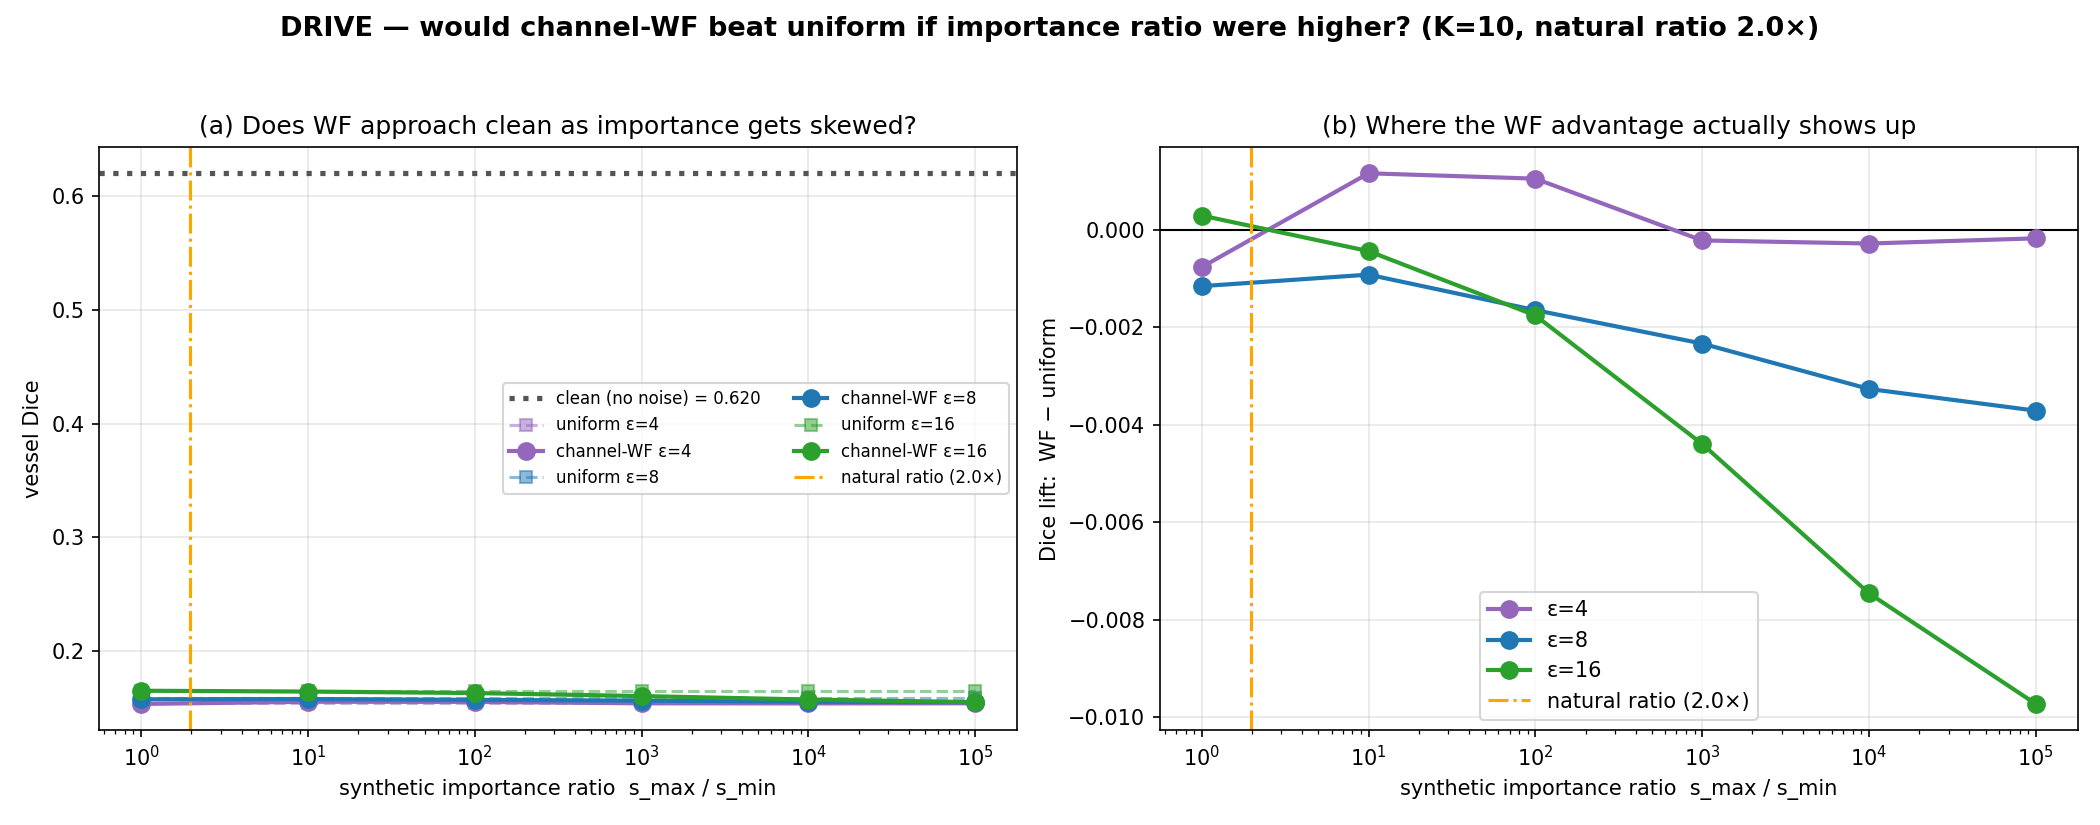

Generate this figure with Python:
"""
Importance-ratio ablation: does channel-WF beat uniform if the importance
spectrum were artificially steeper?

We reuse the trained DRIVE teacher from drive_local_demo.py, then for each
ratio R ∈ {1, 10, 100, 1000, 10000, 100000} we *synthesize* an importance
vector that:
  - preserves the original ranking from the teacher's bottleneck gradients
  - geometrically interpolates magnitudes from 1 (least) to R (most)

So R=1.8 reproduces our observed natural spectrum. R=1 collapses WF to
uniform. R=10⁵ is the most extreme skew we can realistically test.

For each R we run the same noise probe (clean / uniform / channel_WF) at
ε ∈ {4, 8, 16} and compare. Output: numbers + plot.

The key question: at what R does WF actually pull away from uniform — and
when it does, does it approach clean, or just get less bad?
"""

import json
import sys
import time
from pathlib import Path

import numpy as np
import torch
from torch.utils.data import DataLoader

sys.path.insert(0, str(Path(__file__).parent))
from drive_local_demo import (
    DriveDataset, TinyUNet, train_teacher, evaluate_vessel_dice,
    compute_importance, collect_caps, noise_probe,
)


# --------------------------------------------------------------------------
# Synthesise importance with controlled ratio
# --------------------------------------------------------------------------

def synthesize_importance(original: torch.Tensor, ratio: float) -> torch.Tensor:
    """
    Preserve the original importance ranking; replace magnitudes with a
    geometric sweep from 1 (least important) to `ratio` (most important).
    """
    if ratio <= 1.0:
        return torch.ones_like(original)
    C = original.shape[0]
    rank_order = torch.argsort(original, descending=True)        # most-important first
    new_imp = torch.empty_like(original)
    for i, ch in enumerate(rank_order.tolist()):
        # i=0       → most important → value = ratio
        # i=C-1     → least           → value = 1
        new_imp[ch] = ratio ** ((C - 1 - i) / (C - 1))
    return new_imp


def main():
    device = "mps" if torch.backends.mps.is_available() else "cpu"
    torch.manual_seed(0); np.random.seed(0)
    print(f"Device: {device}")

    # ----------------------------------------------------------------------
    # Load data + train teacher (reuse drive_local_demo's pieces)
    # ----------------------------------------------------------------------
    print("\n[1/4] Loading DRIVE + training teacher (same as drive_local_demo)...")
    train_ds = DriveDataset("train", size=96)
    val_ds   = DriveDataset("val",   size=96)
    train_loader = DataLoader(train_ds, batch_size=4, shuffle=True)
    val_loader   = DataLoader(val_ds,   batch_size=4, shuffle=False)

    teacher = TinyUNet(in_ch=3, num_classes=2, base=32).to(device)
    train_teacher(teacher, train_loader, n_epochs=60, lr=1e-3, device=device)
    clean_dice = evaluate_vessel_dice(teacher, val_loader, device)
    print(f"  clean teacher vessel Dice = {clean_dice:.4f}")

    # ----------------------------------------------------------------------
    # Importance + caps
    # ----------------------------------------------------------------------
    print("\n[2/4] Get natural importance + caps...")
    natural = compute_importance(teacher, train_loader, device)
    caps    = collect_caps(teacher, train_loader, device)
    nat_ratio = float(natural.max() / natural.min())
    print(f"  natural importance ratio = {nat_ratio:.2f}×  (this is what 'real' DRIVE gives us)")

    # ----------------------------------------------------------------------
    # Sweep
    # ----------------------------------------------------------------------
    print("\n[3/4] Sweeping synthetic importance ratios...")
    ratios = [1.0, 10.0, 100.0, 1000.0, 10000.0, 100000.0]
    epsilons = [4.0, 8.0, 16.0]
    K = 10

    table = {}
    for R in ratios:
        synth = synthesize_importance(natural, R).to(device)
        actual_ratio = float(synth.max() / synth.min())

        torch.manual_seed(42)                            # same noise draw across R
        means, sigma_table = noise_probe(
            teacher, val_loader, synth, caps, device, epsilons, K=K,
        )
        for e in epsilons:
            sw = sigma_table[e]["channel_WF"]
            top10 = torch.argsort(synth, descending=True)[:10]
            bot10 = torch.argsort(synth, descending=False)[:10]
            sig_ratio = float(sw[bot10].mean() / sw[top10].mean())

            u = means["uniform"][e]
            w = means["channel_WF"][e]
            table[(R, e)] = {
                "uniform":   u,
                "wf":        w,
                "lift":      w - u,
                "sig_ratio": sig_ratio,
                "imp_ratio": actual_ratio,
            }

        # Pretty print
        print(f"  R={R:>8.0f} (imp ratio={actual_ratio:>10.2f}×):")
        for e in epsilons:
            r = table[(R, e)]
            print(f"      ε={e:>4.1f}  uniform={r['uniform']:.4f}  "
                  f"WF={r['wf']:.4f}  lift={r['lift']:+.4f}  "
                  f"σ_ratio={r['sig_ratio']:.2f}×")

    # ----------------------------------------------------------------------
    # Save + plot
    # ----------------------------------------------------------------------
    print("\n[4/4] Saving + plotting...")

    out = {
        "natural_importance_ratio": nat_ratio,
        "clean_dice": clean_dice,
        "K": K,
        "sweep": [
            {"importance_ratio": R, "epsilon": e, **vals}
            for (R, e), vals in table.items()
        ],
    }
    out_path = Path(__file__).parent / "drive_importance_sweep_results.json"
    out_path.write_text(json.dumps(out, indent=2))
    print(f"  saved: {out_path}")

    import matplotlib
    matplotlib.use("Agg")
    import matplotlib.pyplot as plt

    fig, axes = plt.subplots(1, 2, figsize=(14, 5.5))
    fig.suptitle(
        f"DRIVE — would channel-WF beat uniform if importance ratio were higher? "
        f"(K={K}, natural ratio {nat_ratio:.1f}×)",
        fontsize=13, fontweight="bold",
    )

    colors = {4.0: "#9467bd", 8.0: "#1f77b4", 16.0: "#2ca02c"}

    # Panel a: Dice vs importance ratio, all 3 mechanisms
    ax = axes[0]
    ax.axhline(clean_dice, color="#555", ls=":", lw=2.5,
               label=f"clean (no noise) = {clean_dice:.3f}")
    for e in epsilons:
        uni = [table[(R, e)]["uniform"] for R in ratios]
        wf  = [table[(R, e)]["wf"]      for R in ratios]
        ax.plot(ratios, uni, "s--", color=colors[e], lw=1.5, ms=6, alpha=0.5,
                label=f"uniform ε={e:.0f}")
        ax.plot(ratios, wf,  "o-",  color=colors[e], lw=2,   ms=8,
                label=f"channel-WF ε={e:.0f}")
    ax.axvline(nat_ratio, color="orange", ls="-.", lw=1.5,
               label=f"natural ratio ({nat_ratio:.1f}×)")
    ax.set_xscale("log")
    ax.set_xlabel("synthetic importance ratio  s_max / s_min")
    ax.set_ylabel("vessel Dice")
    ax.set_title("(a) Does WF approach clean as importance gets skewed?")
    ax.legend(fontsize=8, loc="center right", ncol=2)
    ax.grid(alpha=0.3)

    # Panel b: WF - uniform lift vs importance ratio
    ax = axes[1]
    ax.axhline(0, color="black", lw=1)
    for e in epsilons:
        lifts = [table[(R, e)]["lift"] for R in ratios]
        ax.plot(ratios, lifts, "o-", color=colors[e], lw=2, ms=8,
                label=f"ε={e:.0f}")
    ax.axvline(nat_ratio, color="orange", ls="-.", lw=1.5,
               label=f"natural ratio ({nat_ratio:.1f}×)")
    ax.set_xscale("log")
    ax.set_xlabel("synthetic importance ratio  s_max / s_min")
    ax.set_ylabel("Dice lift:  WF − uniform")
    ax.set_title("(b) Where the WF advantage actually shows up")
    ax.legend(fontsize=10, loc="best")
    ax.grid(alpha=0.3)

    fig.tight_layout(rect=[0, 0, 1, 0.95])
    plot_path = Path(__file__).parent / "drive_importance_sweep.png"
    fig.savefig(plot_path, dpi=150)
    print(f"  saved: {plot_path}")


if __name__ == "__main__":
    main()
